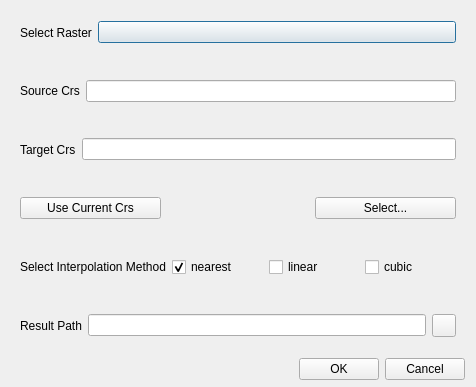
<?xml version="1.0" encoding="UTF-8"?>
<ui version="4.0">
 <class>rasterReprojectDialog</class>
 <widget class="QDialog" name="rasterReprojectDialog">
  <property name="geometry">
   <rect>
    <x>0</x>
    <y>0</y>
    <width>476</width>
    <height>387</height>
   </rect>
  </property>
  <property name="windowTitle">
   <string>Raster Reproject Parameter Settings</string>
  </property>
  <layout class="QVBoxLayout" name="verticalLayout">
   <property name="spacing">
    <number>6</number>
   </property>
   <property name="topMargin">
    <number>6</number>
   </property>
   <property name="bottomMargin">
    <number>7</number>
   </property>
   <item>
    <widget class="CardWidget" name="CardWidget_4">
     <property name="layoutDirection">
      <enum>Qt::LeftToRight</enum>
     </property>
     <layout class="QHBoxLayout" name="horizontalLayout_5">
      <item>
       <widget class="BodyLabel" name="BodyLabel">
        <property name="text">
         <string>Select Raster</string>
        </property>
       </widget>
      </item>
      <item>
       <widget class="ComboBox" name="selectTifCb">
        <property name="sizePolicy">
         <sizepolicy hsizetype="Expanding" vsizetype="Fixed">
          <horstretch>0</horstretch>
          <verstretch>0</verstretch>
         </sizepolicy>
        </property>
       </widget>
      </item>
     </layout>
    </widget>
   </item>
   <item>
    <widget class="CardWidget" name="CardWidget_3">
     <layout class="QHBoxLayout" name="horizontalLayout_3">
      <item>
       <widget class="BodyLabel" name="BodyLabel_3">
        <property name="text">
         <string>Source Crs</string>
        </property>
       </widget>
      </item>
      <item>
       <widget class="LineEdit" name="sourceCrsLE">
        <property name="readOnly">
         <bool>true</bool>
        </property>
       </widget>
      </item>
     </layout>
    </widget>
   </item>
   <item>
    <widget class="CardWidget" name="CardWidget_2">
     <layout class="QHBoxLayout" name="horizontalLayout_2">
      <item>
       <widget class="BodyLabel" name="BodyLabel_2">
        <property name="text">
         <string>Target Crs</string>
        </property>
       </widget>
      </item>
      <item>
       <widget class="LineEdit" name="targetCrsLE"/>
      </item>
     </layout>
    </widget>
   </item>
   <item>
    <widget class="CardWidget" name="CardWidget_5">
     <layout class="QHBoxLayout" name="horizontalLayout_4">
      <item>
       <widget class="PrimaryPushButton" name="selectMapcanvasCrsPB">
        <property name="text">
         <string>Use Current Crs</string>
        </property>
       </widget>
      </item>
      <item>
       <widget class="PrimarySplitPushButton" name="selectLayerSPB">
        <property name="text_" stdset="0">
         <string>Select Layer Crs</string>
        </property>
       </widget>
      </item>
      <item>
       <widget class="PrimaryPushButton" name="selectMorePB">
        <property name="text">
         <string>Select...</string>
        </property>
       </widget>
      </item>
     </layout>
    </widget>
   </item>
   <item>
    <widget class="CardWidget" name="CardWidget_6">
     <layout class="QHBoxLayout" name="horizontalLayout_6">
      <item>
       <widget class="BodyLabel" name="BodyLabel_5">
        <property name="text">
         <string>Select Interpolation Method</string>
        </property>
       </widget>
      </item>
      <item>
       <widget class="CheckBox" name="nearestCHB">
        <property name="text">
         <string>nearest</string>
        </property>
        <property name="checked">
         <bool>true</bool>
        </property>
        <attribute name="buttonGroup">
         <string notr="true">resampleButtonGroup</string>
        </attribute>
       </widget>
      </item>
      <item>
       <widget class="CheckBox" name="linearCHB">
        <property name="text">
         <string>linear</string>
        </property>
        <attribute name="buttonGroup">
         <string notr="true">resampleButtonGroup</string>
        </attribute>
       </widget>
      </item>
      <item>
       <widget class="CheckBox" name="cubicCHB">
        <property name="text">
         <string>cubic</string>
        </property>
        <attribute name="buttonGroup">
         <string notr="true">resampleButtonGroup</string>
        </attribute>
       </widget>
      </item>
     </layout>
    </widget>
   </item>
   <item>
    <widget class="CardWidget" name="CardWidget">
     <property name="layoutDirection">
      <enum>Qt::LeftToRight</enum>
     </property>
     <layout class="QHBoxLayout" name="horizontalLayout">
      <item>
       <widget class="BodyLabel" name="BodyLabel_4">
        <property name="text">
         <string>Result Path</string>
        </property>
       </widget>
      </item>
      <item>
       <widget class="LineEdit" name="saveLE">
        <property name="readOnly">
         <bool>true</bool>
        </property>
       </widget>
      </item>
      <item>
       <widget class="ToolButton" name="selectSaveFilePB"/>
      </item>
     </layout>
    </widget>
   </item>
   <item>
    <layout class="QHBoxLayout" name="horizontalLayout_8">
     <item>
      <spacer name="horizontalSpacer">
       <property name="orientation">
        <enum>Qt::Horizontal</enum>
       </property>
       <property name="sizeHint" stdset="0">
        <size>
         <width>40</width>
         <height>20</height>
        </size>
       </property>
      </spacer>
     </item>
     <item>
      <widget class="PushButton" name="runPB">
       <property name="text">
        <string>OK</string>
       </property>
      </widget>
     </item>
     <item>
      <widget class="PushButton" name="cancelPB">
       <property name="text">
        <string>Cancel</string>
       </property>
      </widget>
     </item>
    </layout>
   </item>
  </layout>
 </widget>
 <customwidgets>
  <customwidget>
   <class>CheckBox</class>
   <extends>QCheckBox</extends>
   <header>qfluentwidgets</header>
  </customwidget>
  <customwidget>
   <class>ComboBox</class>
   <extends>QPushButton</extends>
   <header>qfluentwidgets</header>
  </customwidget>
  <customwidget>
   <class>PushButton</class>
   <extends>QPushButton</extends>
   <header>qfluentwidgets</header>
  </customwidget>
  <customwidget>
   <class>PrimaryPushButton</class>
   <extends>PushButton</extends>
   <header>qfluentwidgets</header>
  </customwidget>
  <customwidget>
   <class>SplitPushButton</class>
   <extends>QWidget</extends>
   <header>qfluentwidgets</header>
  </customwidget>
  <customwidget>
   <class>PrimarySplitPushButton</class>
   <extends>SplitPushButton</extends>
   <header>qfluentwidgets</header>
  </customwidget>
  <customwidget>
   <class>ToolButton</class>
   <extends>QToolButton</extends>
   <header>qfluentwidgets</header>
  </customwidget>
  <customwidget>
   <class>CardWidget</class>
   <extends>QFrame</extends>
   <header>qfluentwidgets</header>
   <container>1</container>
  </customwidget>
  <customwidget>
   <class>BodyLabel</class>
   <extends>QLabel</extends>
   <header>qfluentwidgets</header>
  </customwidget>
  <customwidget>
   <class>LineEdit</class>
   <extends>QLineEdit</extends>
   <header>qfluentwidgets</header>
  </customwidget>
 </customwidgets>
 <resources/>
 <connections/>
 <buttongroups>
  <buttongroup name="resampleButtonGroup"/>
 </buttongroups>
</ui>
